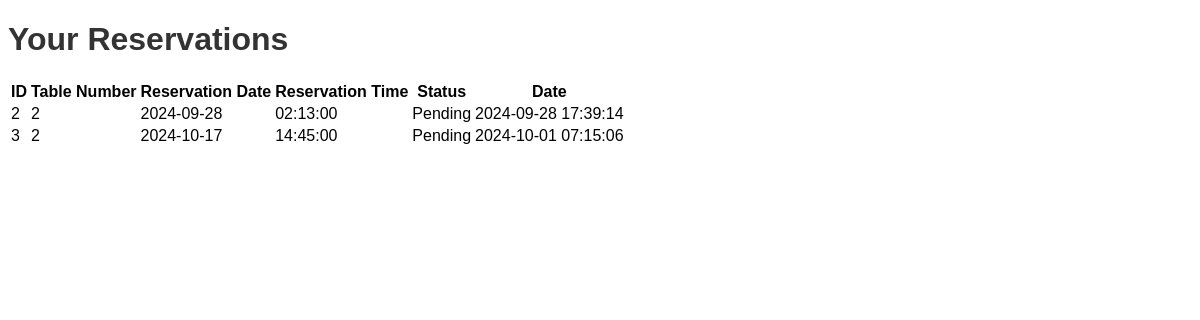
The app's page /Customers/viewReservations.php (signed in) with its own data.
### tables this page shows
CREATE TABLE `reservations` (
  `id` int(11) NOT NULL,
  `user_id` int(11) NOT NULL,
  `table_number` int(11) NOT NULL,
  `status` enum('Pending','Confirmed','Declined') DEFAULT 'Pending',
  `date` timestamp NOT NULL DEFAULT current_timestamp(),
  `reservation_date` date NOT NULL,
  `reservation_time` time NOT NULL
);

### Customers/viewReservations.php (the view, shortened to what this page needs)
<?php
include '../db_connection.php';
$user_id = $_SESSION['user_id'];
$sql = "SELECT * FROM reservations WHERE user_id = ?";
$stmt = $conn->prepare($sql);
$stmt->bind_param("i", $user_id);
$stmt->execute();
$result = $stmt->get_result();
?>
<!DOCTYPE html>
<html lang="en">
<head>
    <link rel="stylesheet" href="../style.css">
</head>
<body>
    <h1>Your Reservations</h1>
    <table>
        <tr>
            <th>ID</th>
            <th>Table Number</th>
            <th>Reservation Date</th>
            <th>Reservation Time</th>
            <th>Status</th>
            <th>Date</th>
        </tr>
        <?php while ($row = $result->fetch_assoc()): ?>
            <tr>
                <td><?= htmlspecialchars($row['id']); ?></td>
                <td><?= htmlspecialchars($row['table_number']); ?></td>
                <td><?= htmlspecialchars($row['reservation_date']); ?></td>
                <td><?= htmlspecialchars($row['reservation_time']); ?></td>
                <td><?= htmlspecialchars($row['status']); ?></td>
                <td><?= htmlspecialchars($row['date']); ?></td>
            </tr>
        <?php endwhile; ?>
    </table>
</body>
</html>

### Others/style.css (style rules this page uses)
body { font-family: Arial, sans-serif; }
h1 { color: #333; }

### records on screen
reservations: id "2", table_number "2", reservation_date "2024-09-28", reservation_time "02:13:00", status "Pending", date "2024-09-28 17:39:14"
reservations: id "3", table_number "2", reservation_date "2024-10-17", reservation_time "14:45:00", status "Pending", date "2024-10-01 07:15:06"
